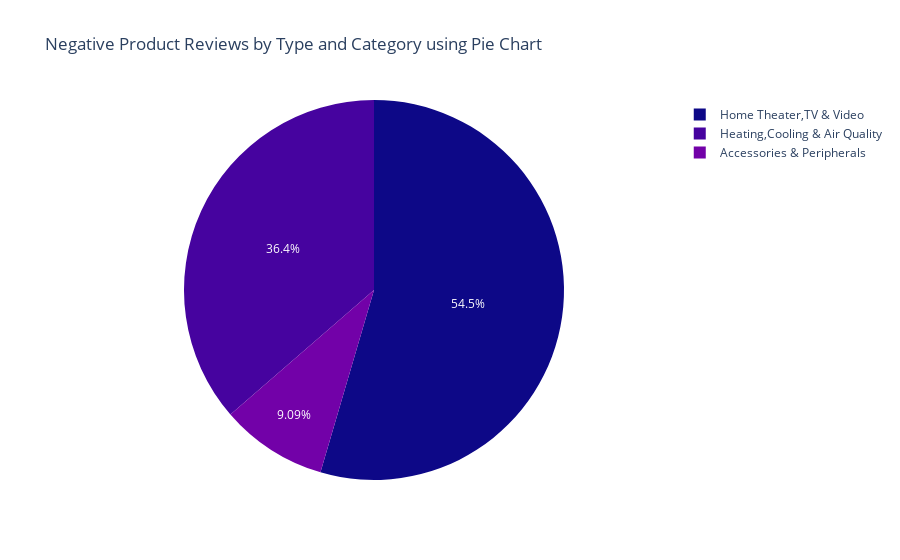

Notebook source saved alongside this figure:
### Code cell
fig = pt.pie(data_frame = negativeReviewProduct, names = "product_type", color_discrete_sequence = pt.colors.sequential.Plasma, 
             title = "Negative Product Reviews by Type and Category using Pie Chart", hover_data = {"category": True})
fig.show()

### Figure 1 — Plotly figure (JSON) as saved in the notebook; plotly's stock layout.template omitted (floating-point values rounded to 4 significant figures)
{"data": [{"customdata": [["Electronics"], ["Electronics"], ["Electronics"], ["Electronics"], ["Electronics"], ["Electronics"], ["Computers & Accessories"], ["Home & Kitchen"], ["Home & Kitchen"], ["Home & Kitchen"], ["Home & Kitchen"]], "domain": {"x": [0, 1], "y": [0, 1]}, "hovertemplate": "product_type=%{label}<br>category=%{customdata[0]}<extra></extra>", "labels": ["Home Theater,TV & Video", "Home Theater,TV & Video", "Home Theater,TV & Video", "Home Theater,TV & Video", "Home Theater,TV & Video", "Home Theater,TV & Video", "Accessories & Peripherals", "Heating,Cooling & Air Quality", "Heating,Cooling & Air Quality", "Heating,Cooling & Air Quality", "Heating,Cooling & Air Quality"], "legendgroup": "", "name": "", "showlegend": true, "type": "pie"}], "layout": {"autosize": true, "legend": {"tracegroupgap": 0}, "piecolorway": ["#0d0887", "#46039f", "#7201a8", "#9c179e", "#bd3786", "#d8576b", "#ed7953", "#fb9f3a", "#fdca26", "#f0f921"], "title": {"text": "Negative Product Reviews by Type and Category using Pie Chart"}}}
